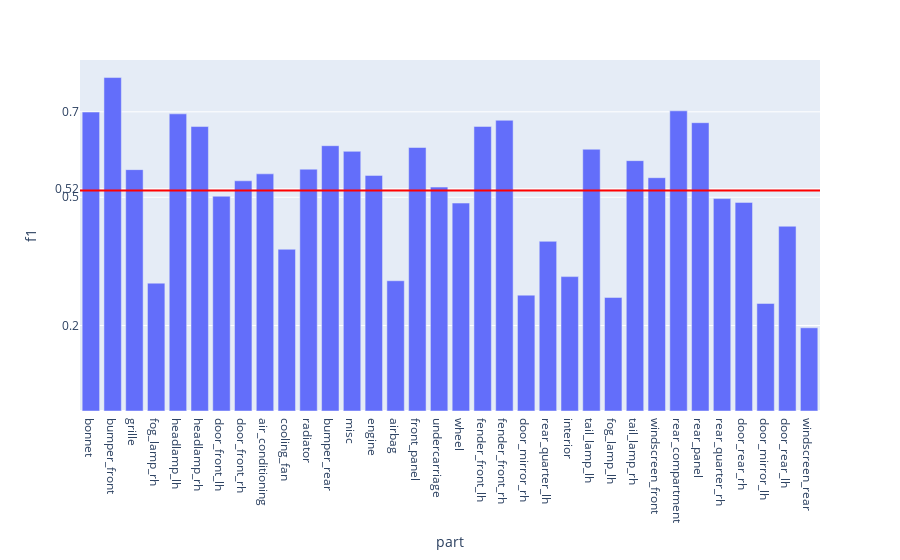

Source (notebook cell):
### Code cell
fig = px.bar(evalMetrics, x = 'part', y = 'f1')

fig.add_hline(y=avgF1, line_width=2, line_color="red")

fig.update_layout(
    yaxis = dict(
        tickmode = 'array',
        tickvals = [np.format_float_positional(avgF1, 2), 0.2, 0.5, 0.7],
    )
)
fig

### Figure 1 — Plotly figure (JSON) as saved in the notebook; plotly's stock layout.template omitted (floating-point values rounded to 4 significant figures)
{"data": [{"alignmentgroup": "True", "hovertemplate": "part=%{x}<br>f1=%{y}<extra></extra>", "legendgroup": "", "marker": {"color": "#636efa", "pattern": {"shape": ""}}, "name": "", "offsetgroup": "", "orientation": "v", "showlegend": false, "textposition": "auto", "type": "bar", "x": ["bonnet", "bumper_front", "grille", "fog_lamp_rh", "headlamp_lh", "headlamp_rh", "door_front_lh", "door_front_rh", "air_conditioning", "cooling_fan", "radiator", "bumper_rear", "misc", "engine", "airbag", "front_panel", "undercarriage", "wheel", "fender_front_lh", "fender_front_rh", "door_mirror_rh", "rear_quarter_lh", "interior", "tail_lamp_lh", "fog_lamp_lh", "tail_lamp_rh", "windscreen_front", "rear_compartment", "rear_panel", "rear_quarter_rh", "door_rear_rh", "door_mirror_lh", "door_rear_lh", "windscreen_rear"], "xaxis": "x", "y": [0.6994, 0.7801, 0.5647, 0.2991, 0.6952, 0.6655, 0.5025, 0.5386, 0.5548, 0.3784, 0.5657, 0.6207, 0.6075, 0.5512, 0.3047, 0.6165, 0.5239, 0.4865, 0.6658, 0.6801, 0.271, 0.3969, 0.3144, 0.6124, 0.2657, 0.5857, 0.5458, 0.7022, 0.6745, 0.497, 0.4881, 0.2516, 0.4322, 0.1947], "yaxis": "y"}], "layout": {"barmode": "relative", "legend": {"tracegroupgap": 0}, "margin": {"t": 60}, "shapes": [{"line": {"color": "red", "width": 2}, "type": "line", "x0": 0, "x1": 1, "xref": "x domain", "y0": 0.5157, "y1": 0.5157, "yref": "y"}], "xaxis": {"anchor": "y", "domain": [0, 1], "title": {"text": "part"}}, "yaxis": {"anchor": "x", "domain": [0, 1], "tickmode": "array", "tickvals": ["0.52", 0.2, 0.5, 0.7], "title": {"text": "f1"}}}}
